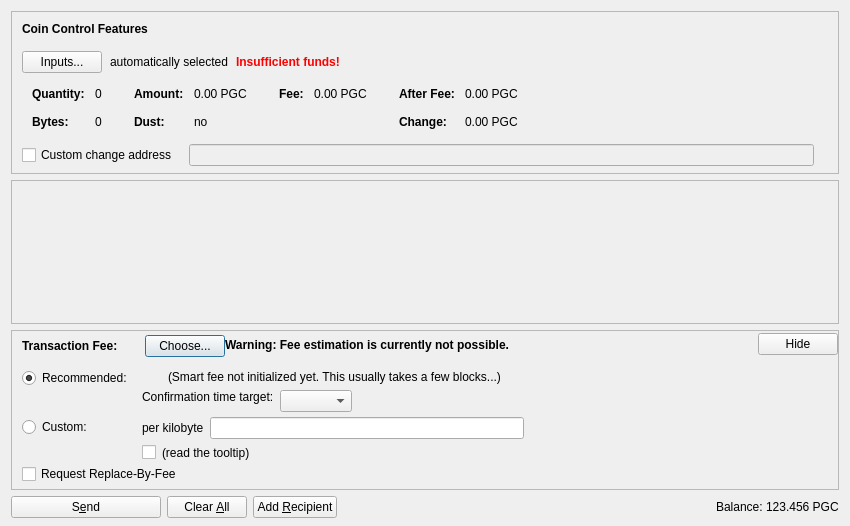
<?xml version="1.0" encoding="UTF-8"?>
<ui version="4.0">
 <class>SendCoinsDialog</class>
 <widget class="QDialog" name="SendCoinsDialog">
  <property name="geometry">
   <rect>
    <x>0</x>
    <y>0</y>
    <width>850</width>
    <height>526</height>
   </rect>
  </property>
  <property name="windowTitle">
   <string>Send Coins</string>
  </property>
  <layout class="QVBoxLayout" name="verticalLayout" stretch="0,1,0,0">
   <property name="bottomMargin">
    <number>8</number>
   </property>
   <item>
    <widget class="QFrame" name="frameCoinControl">
     <property name="sizePolicy">
      <sizepolicy hsizetype="Expanding" vsizetype="Expanding">
       <horstretch>0</horstretch>
       <verstretch>0</verstretch>
      </sizepolicy>
     </property>
     <property name="maximumSize">
      <size>
       <width>16777215</width>
       <height>16777215</height>
      </size>
     </property>
     <property name="frameShape">
      <enum>QFrame::StyledPanel</enum>
     </property>
     <property name="frameShadow">
      <enum>QFrame::Sunken</enum>
     </property>
     <layout class="QVBoxLayout" name="verticalLayoutCoinControl2">
      <property name="spacing">
       <number>0</number>
      </property>
      <property name="leftMargin">
       <number>0</number>
      </property>
      <property name="topMargin">
       <number>0</number>
      </property>
      <property name="rightMargin">
       <number>0</number>
      </property>
      <property name="bottomMargin">
       <number>6</number>
      </property>
      <item>
       <layout class="QVBoxLayout" name="verticalLayoutCoinControl" stretch="0,0,0,0,1">
        <property name="spacing">
         <number>0</number>
        </property>
        <property name="leftMargin">
         <number>10</number>
        </property>
        <property name="topMargin">
         <number>10</number>
        </property>
        <item>
         <layout class="QHBoxLayout" name="horizontalLayoutCoinControl1">
          <property name="bottomMargin">
           <number>15</number>
          </property>
          <item>
           <widget class="QLabel" name="labelCoinControlFeatures">
            <property name="sizePolicy">
             <sizepolicy hsizetype="Preferred" vsizetype="Maximum">
              <horstretch>0</horstretch>
              <verstretch>0</verstretch>
             </sizepolicy>
            </property>
            <property name="font">
             <font>
              <weight>75</weight>
              <bold>true</bold>
             </font>
            </property>
            <property name="styleSheet">
             <string notr="true">font-weight:bold;</string>
            </property>
            <property name="text">
             <string>Coin Control Features</string>
            </property>
           </widget>
          </item>
         </layout>
        </item>
        <item>
         <layout class="QHBoxLayout" name="horizontalLayoutCoinControl2" stretch="0,0,0,0">
          <property name="spacing">
           <number>8</number>
          </property>
          <property name="bottomMargin">
           <number>10</number>
          </property>
          <item>
           <widget class="QPushButton" name="pushButtonCoinControl">
            <property name="styleSheet">
             <string notr="true"/>
            </property>
            <property name="text">
             <string>Inputs...</string>
            </property>
            <property name="autoDefault">
             <bool>false</bool>
            </property>
           </widget>
          </item>
          <item>
           <widget class="QLabel" name="labelCoinControlAutomaticallySelected">
            <property name="text">
             <string>automatically selected</string>
            </property>
            <property name="margin">
             <number>5</number>
            </property>
           </widget>
          </item>
          <item>
           <widget class="QLabel" name="labelCoinControlInsuffFunds">
            <property name="font">
             <font>
              <weight>75</weight>
              <bold>true</bold>
             </font>
            </property>
            <property name="styleSheet">
             <string notr="true">color:red;font-weight:bold;</string>
            </property>
            <property name="text">
             <string>Insufficient funds!</string>
            </property>
            <property name="margin">
             <number>5</number>
            </property>
           </widget>
          </item>
          <item>
           <spacer name="horizontalSpacerCoinControl">
            <property name="orientation">
             <enum>Qt::Horizontal</enum>
            </property>
            <property name="sizeHint" stdset="0">
             <size>
              <width>40</width>
              <height>1</height>
             </size>
            </property>
           </spacer>
          </item>
         </layout>
        </item>
        <item>
         <widget class="QWidget" name="widgetCoinControl" native="true">
          <property name="sizePolicy">
           <sizepolicy hsizetype="Preferred" vsizetype="Preferred">
            <horstretch>0</horstretch>
            <verstretch>0</verstretch>
           </sizepolicy>
          </property>
          <property name="minimumSize">
           <size>
            <width>0</width>
            <height>0</height>
           </size>
          </property>
          <property name="styleSheet">
           <string notr="true"/>
          </property>
          <layout class="QHBoxLayout" name="horizontalLayoutCoinControl5">
           <property name="leftMargin">
            <number>0</number>
           </property>
           <property name="topMargin">
            <number>0</number>
           </property>
           <property name="rightMargin">
            <number>0</number>
           </property>
           <property name="bottomMargin">
            <number>0</number>
           </property>
           <item>
            <layout class="QHBoxLayout" name="horizontalLayoutCoinControl3" stretch="0,0,0,1">
             <property name="spacing">
              <number>20</number>
             </property>
             <property name="topMargin">
              <number>0</number>
             </property>
             <property name="bottomMargin">
              <number>10</number>
             </property>
             <item>
              <layout class="QFormLayout" name="formLayoutCoinControl1">
               <property name="horizontalSpacing">
                <number>10</number>
               </property>
               <property name="verticalSpacing">
                <number>14</number>
               </property>
               <property name="leftMargin">
                <number>10</number>
               </property>
               <property name="topMargin">
                <number>4</number>
               </property>
               <property name="rightMargin">
                <number>6</number>
               </property>
               <item row="0" column="0">
                <widget class="QLabel" name="labelCoinControlQuantityText">
                 <property name="font">
                  <font>
                   <weight>75</weight>
                   <bold>true</bold>
                  </font>
                 </property>
                 <property name="text">
                  <string>Quantity:</string>
                 </property>
                 <property name="margin">
                  <number>0</number>
                 </property>
                </widget>
               </item>
               <item row="0" column="1">
                <widget class="QLabel" name="labelCoinControlQuantity">
                 <property name="cursor">
                  <cursorShape>IBeamCursor</cursorShape>
                 </property>
                 <property name="contextMenuPolicy">
                  <enum>Qt::ActionsContextMenu</enum>
                 </property>
                 <property name="text">
                  <string notr="true">0</string>
                 </property>
                 <property name="margin">
                  <number>0</number>
                 </property>
                 <property name="textInteractionFlags">
                  <set>Qt::LinksAccessibleByMouse|Qt::TextSelectableByKeyboard|Qt::TextSelectableByMouse</set>
                 </property>
                </widget>
               </item>
               <item row="1" column="0">
                <widget class="QLabel" name="labelCoinControlBytesText">
                 <property name="font">
                  <font>
                   <weight>75</weight>
                   <bold>true</bold>
                  </font>
                 </property>
                 <property name="text">
                  <string>Bytes:</string>
                 </property>
                </widget>
               </item>
               <item row="1" column="1">
                <widget class="QLabel" name="labelCoinControlBytes">
                 <property name="cursor">
                  <cursorShape>IBeamCursor</cursorShape>
                 </property>
                 <property name="contextMenuPolicy">
                  <enum>Qt::ActionsContextMenu</enum>
                 </property>
                 <property name="text">
                  <string notr="true">0</string>
                 </property>
                 <property name="textInteractionFlags">
                  <set>Qt::LinksAccessibleByMouse|Qt::TextSelectableByKeyboard|Qt::TextSelectableByMouse</set>
                 </property>
                </widget>
               </item>
              </layout>
             </item>
             <item>
              <layout class="QFormLayout" name="formLayoutCoinControl2">
               <property name="horizontalSpacing">
                <number>10</number>
               </property>
               <property name="verticalSpacing">
                <number>14</number>
               </property>
               <property name="leftMargin">
                <number>6</number>
               </property>
               <property name="topMargin">
                <number>4</number>
               </property>
               <property name="rightMargin">
                <number>6</number>
               </property>
               <item row="0" column="0">
                <widget class="QLabel" name="labelCoinControlAmountText">
                 <property name="font">
                  <font>
                   <weight>75</weight>
                   <bold>true</bold>
                  </font>
                 </property>
                 <property name="text">
                  <string>Amount:</string>
                 </property>
                 <property name="margin">
                  <number>0</number>
                 </property>
                </widget>
               </item>
               <item row="0" column="1">
                <widget class="QLabel" name="labelCoinControlAmount">
                 <property name="cursor">
                  <cursorShape>IBeamCursor</cursorShape>
                 </property>
                 <property name="contextMenuPolicy">
                  <enum>Qt::ActionsContextMenu</enum>
                 </property>
                 <property name="text">
                  <string notr="true">0.00 PGC</string>
                 </property>
                 <property name="textInteractionFlags">
                  <set>Qt::LinksAccessibleByMouse|Qt::TextSelectableByKeyboard|Qt::TextSelectableByMouse</set>
                 </property>
                </widget>
               </item>
               <item row="1" column="0">
                <widget class="QLabel" name="labelCoinControlLowOutputText">
                 <property name="font">
                  <font>
                   <weight>75</weight>
                   <bold>true</bold>
                  </font>
                 </property>
                 <property name="text">
                  <string>Dust:</string>
                 </property>
                </widget>
               </item>
               <item row="1" column="1">
                <widget class="QLabel" name="labelCoinControlLowOutput">
                 <property name="cursor">
                  <cursorShape>IBeamCursor</cursorShape>
                 </property>
                 <property name="contextMenuPolicy">
                  <enum>Qt::ActionsContextMenu</enum>
                 </property>
                 <property name="text">
                  <string notr="true">no</string>
                 </property>
                 <property name="textInteractionFlags">
                  <set>Qt::LinksAccessibleByMouse|Qt::TextSelectableByKeyboard|Qt::TextSelectableByMouse</set>
                 </property>
                </widget>
               </item>
              </layout>
             </item>
             <item>
              <layout class="QFormLayout" name="formLayoutCoinControl3">
               <property name="horizontalSpacing">
                <number>10</number>
               </property>
               <property name="verticalSpacing">
                <number>14</number>
               </property>
               <property name="leftMargin">
                <number>6</number>
               </property>
               <property name="topMargin">
                <number>4</number>
               </property>
               <property name="rightMargin">
                <number>6</number>
               </property>
               <item row="0" column="0">
                <widget class="QLabel" name="labelCoinControlFeeText">
                 <property name="font">
                  <font>
                   <weight>75</weight>
                   <bold>true</bold>
                  </font>
                 </property>
                 <property name="text">
                  <string>Fee:</string>
                 </property>
                 <property name="margin">
                  <number>0</number>
                 </property>
                </widget>
               </item>
               <item row="0" column="1">
                <widget class="QLabel" name="labelCoinControlFee">
                 <property name="cursor">
                  <cursorShape>IBeamCursor</cursorShape>
                 </property>
                 <property name="contextMenuPolicy">
                  <enum>Qt::ActionsContextMenu</enum>
                 </property>
                 <property name="text">
                  <string notr="true">0.00 PGC</string>
                 </property>
                 <property name="textInteractionFlags">
                  <set>Qt::LinksAccessibleByMouse|Qt::TextSelectableByKeyboard|Qt::TextSelectableByMouse</set>
                 </property>
                </widget>
               </item>
              </layout>
             </item>
             <item>
              <layout class="QFormLayout" name="formLayoutCoinControl4">
               <property name="horizontalSpacing">
                <number>10</number>
               </property>
               <property name="verticalSpacing">
                <number>14</number>
               </property>
               <property name="leftMargin">
                <number>6</number>
               </property>
               <property name="topMargin">
                <number>4</number>
               </property>
               <property name="rightMargin">
                <number>6</number>
               </property>
               <item row="0" column="0">
                <widget class="QLabel" name="labelCoinControlAfterFeeText">
                 <property name="font">
                  <font>
                   <weight>75</weight>
                   <bold>true</bold>
                  </font>
                 </property>
                 <property name="text">
                  <string>After Fee:</string>
                 </property>
                 <property name="margin">
                  <number>0</number>
                 </property>
                </widget>
               </item>
               <item row="0" column="1">
                <widget class="QLabel" name="labelCoinControlAfterFee">
                 <property name="cursor">
                  <cursorShape>IBeamCursor</cursorShape>
                 </property>
                 <property name="contextMenuPolicy">
                  <enum>Qt::ActionsContextMenu</enum>
                 </property>
                 <property name="text">
                  <string notr="true">0.00 PGC</string>
                 </property>
                 <property name="textInteractionFlags">
                  <set>Qt::LinksAccessibleByMouse|Qt::TextSelectableByKeyboard|Qt::TextSelectableByMouse</set>
                 </property>
                </widget>
               </item>
               <item row="1" column="0">
                <widget class="QLabel" name="labelCoinControlChangeText">
                 <property name="font">
                  <font>
                   <weight>75</weight>
                   <bold>true</bold>
                  </font>
                 </property>
                 <property name="text">
                  <string>Change:</string>
                 </property>
                </widget>
               </item>
               <item row="1" column="1">
                <widget class="QLabel" name="labelCoinControlChange">
                 <property name="cursor">
                  <cursorShape>IBeamCursor</cursorShape>
                 </property>
                 <property name="contextMenuPolicy">
                  <enum>Qt::ActionsContextMenu</enum>
                 </property>
                 <property name="text">
                  <string notr="true">0.00 PGC</string>
                 </property>
                 <property name="textInteractionFlags">
                  <set>Qt::LinksAccessibleByMouse|Qt::TextSelectableByKeyboard|Qt::TextSelectableByMouse</set>
                 </property>
                </widget>
               </item>
              </layout>
             </item>
            </layout>
           </item>
          </layout>
         </widget>
        </item>
        <item>
         <layout class="QHBoxLayout" name="horizontalLayoutCoinControl4" stretch="0,0,0">
          <property name="spacing">
           <number>12</number>
          </property>
          <property name="sizeConstraint">
           <enum>QLayout::SetDefaultConstraint</enum>
          </property>
          <property name="topMargin">
           <number>5</number>
          </property>
          <property name="rightMargin">
           <number>5</number>
          </property>
          <item>
           <widget class="QCheckBox" name="checkBoxCoinControlChange">
            <property name="toolTip">
             <string>If this is activated, but the change address is empty or invalid, change will be sent to a newly generated address.</string>
            </property>
            <property name="text">
             <string>Custom change address</string>
            </property>
           </widget>
          </item>
          <item>
           <widget class="QValidatedLineEdit" name="lineEditCoinControlChange">
            <property name="enabled">
             <bool>false</bool>
            </property>
            <property name="sizePolicy">
             <sizepolicy hsizetype="Expanding" vsizetype="Fixed">
              <horstretch>0</horstretch>
              <verstretch>0</verstretch>
             </sizepolicy>
            </property>
           </widget>
          </item>
          <item>
           <widget class="QLabel" name="labelCoinControlChangeLabel">
            <property name="sizePolicy">
             <sizepolicy hsizetype="Preferred" vsizetype="Expanding">
              <horstretch>0</horstretch>
              <verstretch>0</verstretch>
             </sizepolicy>
            </property>
            <property name="minimumSize">
             <size>
              <width>0</width>
              <height>0</height>
             </size>
            </property>
            <property name="text">
             <string/>
            </property>
            <property name="margin">
             <number>3</number>
            </property>
           </widget>
          </item>
         </layout>
        </item>
        <item>
         <spacer name="verticalSpacerCoinControl">
          <property name="orientation">
           <enum>Qt::Vertical</enum>
          </property>
          <property name="sizeHint" stdset="0">
           <size>
            <width>800</width>
            <height>1</height>
           </size>
          </property>
         </spacer>
        </item>
       </layout>
      </item>
     </layout>
    </widget>
   </item>
   <item>
    <widget class="QScrollArea" name="scrollArea">
     <property name="widgetResizable">
      <bool>true</bool>
     </property>
     <widget class="QWidget" name="scrollAreaWidgetContents">
      <property name="geometry">
       <rect>
        <x>0</x>
        <y>0</y>
        <width>830</width>
        <height>104</height>
       </rect>
      </property>
      <layout class="QVBoxLayout" name="verticalLayout_2" stretch="0,1">
       <property name="leftMargin">
        <number>0</number>
       </property>
       <property name="topMargin">
        <number>0</number>
       </property>
       <property name="rightMargin">
        <number>0</number>
       </property>
       <property name="bottomMargin">
        <number>0</number>
       </property>
       <item>
        <layout class="QVBoxLayout" name="entries">
         <property name="spacing">
          <number>6</number>
         </property>
        </layout>
       </item>
       <item>
        <spacer name="verticalSpacer">
         <property name="orientation">
          <enum>Qt::Vertical</enum>
         </property>
         <property name="sizeHint" stdset="0">
          <size>
           <width>20</width>
           <height>40</height>
          </size>
         </property>
        </spacer>
       </item>
      </layout>
     </widget>
    </widget>
   </item>
   <item>
    <widget class="QFrame" name="frameFee">
     <property name="sizePolicy">
      <sizepolicy hsizetype="Expanding" vsizetype="Expanding">
       <horstretch>0</horstretch>
       <verstretch>0</verstretch>
      </sizepolicy>
     </property>
     <property name="maximumSize">
      <size>
       <width>16777215</width>
       <height>16777215</height>
      </size>
     </property>
     <property name="frameShape">
      <enum>QFrame::StyledPanel</enum>
     </property>
     <property name="frameShadow">
      <enum>QFrame::Sunken</enum>
     </property>
     <layout class="QVBoxLayout" name="verticalLayoutFee1">
      <property name="spacing">
       <number>0</number>
      </property>
      <property name="leftMargin">
       <number>0</number>
      </property>
      <property name="topMargin">
       <number>0</number>
      </property>
      <property name="rightMargin">
       <number>0</number>
      </property>
      <property name="bottomMargin">
       <number>0</number>
      </property>
      <item>
       <layout class="QVBoxLayout" name="verticalLayoutFee2" stretch="0,0,0">
        <property name="spacing">
         <number>0</number>
        </property>
        <property name="leftMargin">
         <number>10</number>
        </property>
        <property name="topMargin">
         <number>0</number>
        </property>
        <item>
         <layout class="QHBoxLayout" name="horizontalLayoutFee1">
          <property name="bottomMargin">
           <number>0</number>
          </property>
          <item>
           <layout class="QVBoxLayout" name="verticalLayoutFee7">
            <property name="spacing">
             <number>0</number>
            </property>
            <item>
             <spacer name="verticalSpacerSmartFee">
              <property name="orientation">
               <enum>Qt::Vertical</enum>
              </property>
              <property name="sizeType">
               <enum>QSizePolicy::Fixed</enum>
              </property>
              <property name="sizeHint" stdset="0">
               <size>
                <width>1</width>
                <height>4</height>
               </size>
              </property>
             </spacer>
            </item>
            <item>
             <layout class="QHBoxLayout" name="horizontalLayoutSmartFee">
              <property name="spacing">
               <number>10</number>
              </property>
              <item>
               <widget class="QLabel" name="labelFeeHeadline">
                <property name="sizePolicy">
                 <sizepolicy hsizetype="Preferred" vsizetype="Maximum">
                  <horstretch>0</horstretch>
                  <verstretch>0</verstretch>
                 </sizepolicy>
                </property>
                <property name="font">
                 <font>
                  <weight>75</weight>
                  <bold>true</bold>
                 </font>
                </property>
                <property name="styleSheet">
                 <string notr="true">font-weight:bold;</string>
                </property>
                <property name="text">
                 <string>Transaction Fee:</string>
                </property>
               </widget>
              </item>
              <item>
               <widget class="QLabel" name="labelFeeMinimized">
                <property name="text">
                 <string/>
                </property>
               </widget>
              </item>
              <item>
               <widget class="QPushButton" name="buttonChooseFee">
                <property name="text">
                 <string>Choose...</string>
                </property>
               </widget>
              </item>
             </layout>
            </item>
            <item>
             <spacer name="verticalSpacer_5">
              <property name="orientation">
               <enum>Qt::Vertical</enum>
              </property>
              <property name="sizeHint" stdset="0">
               <size>
                <width>1</width>
                <height>1</height>
               </size>
              </property>
             </spacer>
            </item>
           </layout>
          </item>
          <item>
           <widget class="QLabel" name="fallbackFeeWarningLabel">
            <property name="toolTip">
             <string>Using the fallbackfee can result in sending a transaction that will take several hours or days (or never) to confirm. Consider choosing your fee manually or wait until you have validated the complete chain.</string>
            </property>
            <property name="font">
            <font>
                <weight>75</weight>
                <bold>true</bold>
            </font>
            </property>
            <property name="text">
             <string>Warning: Fee estimation is currently not possible.</string>
            </property>
            <property name="wordWrap">
             <bool>false</bool>
            </property>
           </widget>
          </item>
          <item>
           <spacer name="horizontalSpacer_4">
            <property name="orientation">
             <enum>Qt::Horizontal</enum>
            </property>
            <property name="sizeType">
             <enum>QSizePolicy::MinimumExpanding</enum>
            </property>
            <property name="sizeHint" stdset="0">
             <size>
              <width>40</width>
              <height>20</height>
             </size>
            </property>
           </spacer>
          </item>
          <item>
           <widget class="QPushButton" name="buttonMinimizeFee">
            <property name="toolTip">
             <string>collapse fee-settings</string>
            </property>
            <property name="text">
             <string>Hide</string>
            </property>
           </widget>
          </item>
         </layout>
        </item>
        <item>
         <widget class="QFrame" name="frameFeeSelection">
          <layout class="QVBoxLayout" name="verticalLayoutFee12">
           <property name="spacing">
            <number>0</number>
           </property>
           <property name="leftMargin">
            <number>0</number>
           </property>
           <property name="topMargin">
            <number>0</number>
           </property>
           <property name="rightMargin">
            <number>0</number>
           </property>
           <property name="bottomMargin">
            <number>0</number>
           </property>
           <item>
            <layout class="QGridLayout" name="gridLayoutFee">
             <property name="topMargin">
              <number>10</number>
             </property>
             <property name="bottomMargin">
              <number>4</number>
             </property>
             <property name="horizontalSpacing">
              <number>10</number>
             </property>
             <property name="verticalSpacing">
              <number>4</number>
             </property>
             <item row="1" column="1">
              <layout class="QVBoxLayout" name="verticalLayoutFee8">
               <property name="spacing">
                <number>6</number>
               </property>
               <item>
                <layout class="QHBoxLayout" name="horizontalLayoutFee13">
                 <item>
                  <widget class="QLabel" name="labelCustomPerKilobyte">
                   <property name="toolTip">
                    <string>If the custom fee is set to 1000 satoshis and the transaction is only 250 bytes, then &quot;per kilobyte&quot; only pays 250 satoshis in fee, while &quot;total at least&quot; pays 1000 satoshis. For transactions bigger than a kilobyte both pay by kilobyte.</string>
                   </property>
                   <property name="text">
                    <string>per kilobyte</string>
                   </property>
                  </widget>
                 </item>
                 <item>
                  <widget class="PigeonAmountField" name="customFee"/>
                 </item>
                 <item>
                  <spacer name="horizontalSpacer_6">
                   <property name="orientation">
                    <enum>Qt::Horizontal</enum>
                   </property>
                   <property name="sizeHint" stdset="0">
                    <size>
                     <width>1</width>
                     <height>1</height>
                    </size>
                   </property>
                  </spacer>
                 </item>
                </layout>
               </item>
               <item>
                <layout class="QHBoxLayout" name="horizontalLayoutFee8">
                 <item>
                  <widget class="QCheckBox" name="checkBoxMinimumFee">
                   <property name="toolTip">
                    <string>Paying only the minimum fee is just fine as long as there is less transaction volume than space in the blocks. But be aware that this can end up in a never confirming transaction once there is more demand for pigeon transactions than the network can process.</string>
                   </property>
                   <property name="text">
                    <string/>
                   </property>
                  </widget>
                 </item>
                 <item>
                  <widget class="QLabel" name="labelMinFeeWarning">
                   <property name="enabled">
                    <bool>true</bool>
                   </property>
                   <property name="toolTip">
                    <string>Paying only the minimum fee is just fine as long as there is less transaction volume than space in the blocks. But be aware that this can end up in a never confirming transaction once there is more demand for pigeon transactions than the network can process.</string>
                   </property>
                   <property name="text">
                    <string>(read the tooltip)</string>
                   </property>
                   <property name="margin">
                    <number>5</number>
                   </property>
                  </widget>
                 </item>
                 <item>
                  <spacer name="horizontalSpacer_2">
                   <property name="orientation">
                    <enum>Qt::Horizontal</enum>
                   </property>
                   <property name="sizeHint" stdset="0">
                    <size>
                     <width>1</width>
                     <height>1</height>
                    </size>
                   </property>
                  </spacer>
                 </item>
                </layout>
               </item>
              </layout>
             </item>
             <item row="0" column="0">
              <layout class="QVBoxLayout" name="verticalLayoutFee4" stretch="0,1">
               <item>
                <widget class="QRadioButton" name="radioSmartFee">
                 <property name="text">
                  <string>Recommended:</string>
                 </property>
                 <property name="checked">
                  <bool>true</bool>
                 </property>
                 <attribute name="buttonGroup">
                  <string notr="true">groupFee</string>
                 </attribute>
                </widget>
               </item>
               <item>
                <spacer name="verticalSpacer_2">
                 <property name="orientation">
                  <enum>Qt::Vertical</enum>
                 </property>
                 <property name="sizeHint" stdset="0">
                  <size>
                   <width>1</width>
                   <height>1</height>
                  </size>
                 </property>
                </spacer>
               </item>
              </layout>
             </item>
             <item row="1" column="0">
              <layout class="QVBoxLayout" name="verticalLayoutFee9" stretch="0,1">
               <item>
                <widget class="QRadioButton" name="radioCustomFee">
                 <property name="text">
                  <string>Custom:</string>
                 </property>
                 <attribute name="buttonGroup">
                  <string notr="true">groupFee</string>
                 </attribute>
                </widget>
               </item>
               <item>
                <spacer name="verticalSpacer_6">
                 <property name="orientation">
                  <enum>Qt::Vertical</enum>
                 </property>
                 <property name="sizeHint" stdset="0">
                  <size>
                   <width>1</width>
                   <height>1</height>
                  </size>
                 </property>
                </spacer>
               </item>
              </layout>
             </item>
             <item row="0" column="1">
              <layout class="QVBoxLayout" name="verticalLayoutFee3" stretch="0,0,1">
               <property name="spacing">
                <number>6</number>
               </property>
               <property name="topMargin">
                <number>2</number>
               </property>
               <item>
                <layout class="QHBoxLayout" name="horizontalLayoutFee12">
                 <item>
                  <widget class="QLabel" name="labelSmartFee">
                   <property name="text">
                    <string/>
                   </property>
                   <property name="margin">
                    <number>2</number>
                   </property>
                  </widget>
                 </item>
                 <item>
                  <widget class="QLabel" name="labelFeeEstimation">
                   <property name="text">
                    <string/>
                   </property>
                  </widget>
                 </item>
                 <item>
                  <widget class="QLabel" name="labelSmartFee2">
                   <property name="text">
                    <string>(Smart fee not initialized yet. This usually takes a few blocks...)</string>
                   </property>
                   <property name="margin">
                    <number>2</number>
                   </property>
                  </widget>
                 </item>
                 <item>
                  <spacer name="horizontalSpacer_5">
                   <property name="orientation">
                    <enum>Qt::Horizontal</enum>
                   </property>
                   <property name="sizeHint" stdset="0">
                    <size>
                     <width>1</width>
                     <height>1</height>
                    </size>
                   </property>
                  </spacer>
                 </item>
                </layout>
               </item>
               <item>
                <layout class="QHBoxLayout" name="horizontalLayoutFee9">
                 <item>
                  <layout class="QVBoxLayout" name="verticalLayoutFee6">
                   <item>
                    <widget class="QLabel" name="labelSmartFee3">
                     <property name="text">
                      <string>Confirmation time target:</string>
                     </property>
                     <property name="margin">
                      <number>2</number>
                     </property>
                    </widget>
                   </item>
                   <item>
                    <spacer name="verticalSpacer_3">
                     <property name="orientation">
                      <enum>Qt::Vertical</enum>
                     </property>
                     <property name="sizeHint" stdset="0">
                      <size>
                       <width>1</width>
                       <height>1</height>
                      </size>
                     </property>
                    </spacer>
                   </item>
                  </layout>
                 </item>
                 <item>
                  <layout class="QVBoxLayout" name="verticalLayoutFee5">
                   <property name="rightMargin">
                    <number>30</number>
                   </property>
                   <item>
                    <layout class="QHBoxLayout" name="horizontalLayoutConfTarget">
                     <property name="bottomMargin">
                      <number>0</number>
                     </property>
                     <item>
                      <widget class="QComboBox" name="confTargetSelector"/>
                     </item>
                     <item>
                      <spacer name="horizontalSpacerConfTarget">
                       <property name="orientation">
                        <enum>Qt::Horizontal</enum>
                       </property>
                       <property name="sizeHint" stdset="0">
                        <size>
                         <width>40</width>
                         <height>20</height>
                        </size>
                       </property>
                      </spacer>
                     </item>
                    </layout>
                   </item>
                  </layout>
                 </item>
                </layout>
               </item>
               <item>
                <spacer name="verticalSpacer_4">
                 <property name="orientation">
                  <enum>Qt::Vertical</enum>
                 </property>
                 <property name="sizeHint" stdset="0">
                  <size>
                   <width>1</width>
                   <height>1</height>
                  </size>
                 </property>
                </spacer>
               </item>
              </layout>
             </item>
            </layout>
           </item>
           <item>
            <widget class="QCheckBox" name="optInRBF">
             <property name="text">
              <string>Request Replace-By-Fee</string>
             </property>
             <property name="toolTip">
              <string>Indicates that the sender may wish to replace this transaction with a new one paying higher fees (prior to being confirmed).</string>
             </property>
            </widget>
           </item>
          </layout>
         </widget>
        </item>
        <item>
         <spacer name="verticalSpacerFee">
          <property name="orientation">
           <enum>Qt::Vertical</enum>
          </property>
          <property name="sizeHint" stdset="0">
           <size>
            <width>40</width>
            <height>5</height>
           </size>
          </property>
         </spacer>
        </item>
       </layout>
      </item>
     </layout>
    </widget>
   </item>
   <item>
    <layout class="QHBoxLayout" name="horizontalLayout">
     <item>
      <widget class="QPushButton" name="sendButton">
       <property name="minimumSize">
        <size>
         <width>150</width>
         <height>0</height>
        </size>
       </property>
       <property name="toolTip">
        <string>Confirm the send action</string>
       </property>
       <property name="text">
        <string>S&amp;end</string>
       </property>
       <property name="icon">
        <iconset resource="../pigeon.qrc">
         <normaloff>:/icons/send</normaloff>:/icons/send</iconset>
       </property>
       <property name="autoDefault">
        <bool>false</bool>
       </property>
       <property name="default">
        <bool>false</bool>
       </property>
      </widget>
     </item>
     <item>
      <widget class="QPushButton" name="clearButton">
       <property name="sizePolicy">
        <sizepolicy hsizetype="Minimum" vsizetype="Fixed">
         <horstretch>0</horstretch>
         <verstretch>0</verstretch>
        </sizepolicy>
       </property>
       <property name="toolTip">
        <string>Clear all fields of the form.</string>
       </property>
       <property name="text">
        <string>Clear &amp;All</string>
       </property>
       <property name="icon">
        <iconset resource="../pigeon.qrc">
         <normaloff>:/icons/remove</normaloff>:/icons/remove</iconset>
       </property>
       <property name="autoDefault">
        <bool>false</bool>
       </property>
      </widget>
     </item>
     <item>
      <widget class="QPushButton" name="addButton">
       <property name="toolTip">
        <string>Send to multiple recipients at once</string>
       </property>
       <property name="text">
        <string>Add &amp;Recipient</string>
       </property>
       <property name="icon">
        <iconset resource="../pigeon.qrc">
         <normaloff>:/icons/add</normaloff>:/icons/add</iconset>
       </property>
       <property name="autoDefault">
        <bool>false</bool>
       </property>
      </widget>
     </item>
     <item>
      <spacer name="horizontalSpacer">
       <property name="orientation">
        <enum>Qt::Horizontal</enum>
       </property>
       <property name="sizeHint" stdset="0">
        <size>
         <width>40</width>
         <height>20</height>
        </size>
       </property>
      </spacer>
     </item>
     <item>
      <layout class="QHBoxLayout" name="horizontalLayout_2">
       <property name="spacing">
        <number>3</number>
       </property>
       <item>
        <widget class="QLabel" name="label">
         <property name="sizePolicy">
          <sizepolicy hsizetype="Preferred" vsizetype="Fixed">
           <horstretch>0</horstretch>
           <verstretch>0</verstretch>
          </sizepolicy>
         </property>
         <property name="text">
          <string>Balance:</string>
         </property>
        </widget>
       </item>
       <item>
        <widget class="QLabel" name="labelBalance">
         <property name="sizePolicy">
          <sizepolicy hsizetype="Preferred" vsizetype="Fixed">
           <horstretch>0</horstretch>
           <verstretch>0</verstretch>
          </sizepolicy>
         </property>
         <property name="cursor">
          <cursorShape>IBeamCursor</cursorShape>
         </property>
         <property name="text">
          <string notr="true">123.456 PGC</string>
         </property>
         <property name="textInteractionFlags">
          <set>Qt::LinksAccessibleByMouse|Qt::TextSelectableByKeyboard|Qt::TextSelectableByMouse</set>
         </property>
        </widget>
       </item>
      </layout>
     </item>
    </layout>
   </item>
  </layout>
 </widget>
 <customwidgets>
  <customwidget>
   <class>QValidatedLineEdit</class>
   <extends>QLineEdit</extends>
   <header>qvalidatedlineedit.h</header>
  </customwidget>
  <customwidget>
   <class>PigeonAmountField</class>
   <extends>QLineEdit</extends>
   <header>pigeonamountfield.h</header>
   <container>1</container>
  </customwidget>
 </customwidgets>
 <resources>
  <include location="../pigeon.qrc"/>
 </resources>
 <connections/>
 <buttongroups>
  <buttongroup name="groupFee"/>
 </buttongroups>
</ui>
